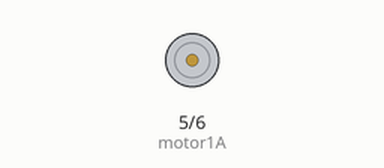
Bench run of a sketch on a simulated Arduino Uno, built with avr-gcc and run on an emulated ATmega328P. On the bench: motor-driver pin pairs drawn as motors (green arrow = first pin HIGH = forward, orange = second pin HIGH = backward, longer = more drive).

Above: at 0.2 s.
At 1.5 s:
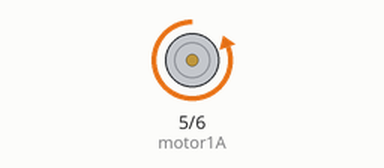
At 4.0 s:
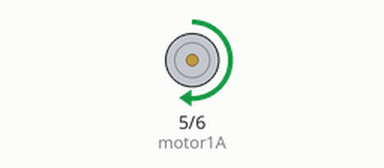
At 6.5 s:
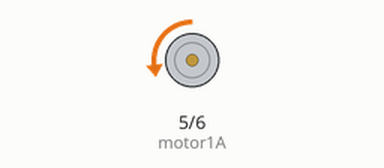
Timing chart, 0 to 9.8 s (numbered marks = the images above):
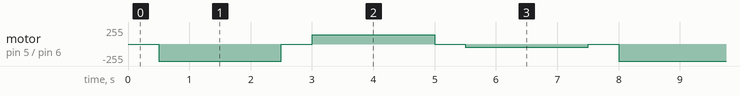

The sketch:

pruebaMotor.ino
```cpp
int motor1A = 5; // INPUT 1
int motor1B = 6; // INPUT 2
int velocidad = 0; // Velocidad del motor

void setup() {
  pinMode(motor1A, OUTPUT);
  pinMode(motor1B, OUTPUT);
}

void loop() {

  //Velocidad maxima
  velocidad = 255;
  analogWrite(motor1A, 0);
  delay(500);
  analogWrite(motor1B, velocidad); //Giro Horario
  delay(2000); // esperamos 2 segundos
  analogWrite(motor1B, 0); //Apagamos el motor

  //Velocidad intermedia

  velocidad = 140;
  analogWrite(motor1B, 0);
  delay(500);
  analogWrite(motor1A, velocidad); //Giro AntiHorario
  delay(2000); // esperamos 2 segundos
  analogWrite(motor1A, 0); //Apagamos el motor

  //Velocidad baja

  velocidad = 50;
  analogWrite(motor1A, 0);
  delay(500);
  analogWrite(motor1B, velocidad); //Giro Horario
  delay(2000); // esperamos 2 segundos
  analogWrite(motor1B, 0); //Apagamos el motor
}
```

Measured:
- by itself, motor on pin 5 (motor1A) / pin 6 (motor1B): repeats every 7.5 s: stopped 0.50 s, forward 140/255 2.0 s, stopped 0.50 s, backward 50/255 2.0 s, stopped 0.50 s, backward 255/255 2.0 s
